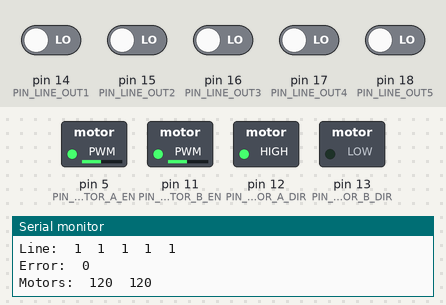
Simulated run of this sketch. Board: Arduino Uno, built with avr-gcc and run on an emulated ATmega328P. Shown: switched loads named in the sketch (green lamp = pin HIGH), the last lines printed to the serial monitor. The test bench sets the inputs (shaded band); at power-on: pin 14 (PIN_LINE_OUT1), pin 15 (PIN_LINE_OUT2), pin 16 (PIN_LINE_OUT3), pin 17 (PIN_LINE_OUT4), pin 18 (PIN_LINE_OUT5) LOW.

Above: at 1.2 s.
1.3 s: pin 14 (PIN_LINE_OUT1) driven HIGH
At 2.3 s:
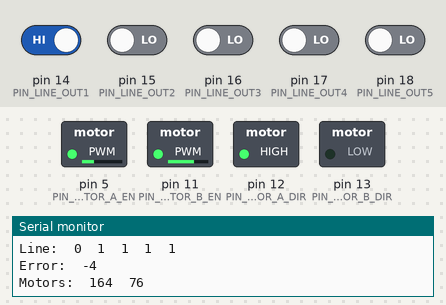
2.8 s: pin 15 (PIN_LINE_OUT2) driven HIGH
At 3.4 s:
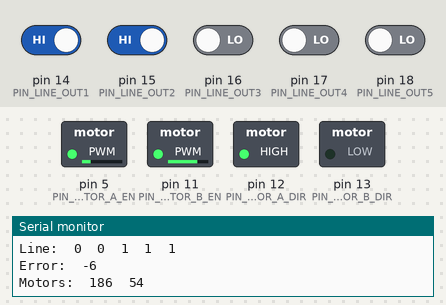
4.3 s: pin 18 (PIN_LINE_OUT5) driven HIGH
At 4.6 s:
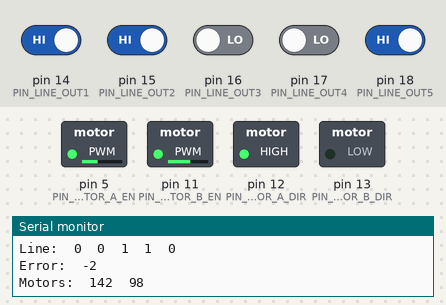
5.8 s: pin 14 (PIN_LINE_OUT1) driven LOW
At 6.9 s:
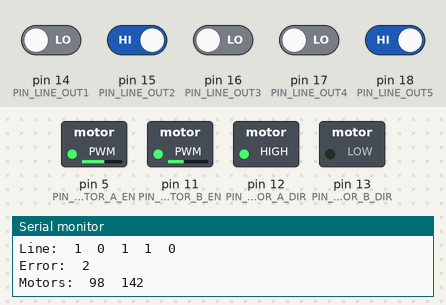
7.3 s: pin 17 (PIN_LINE_OUT4) driven HIGH
At 8.1 s:
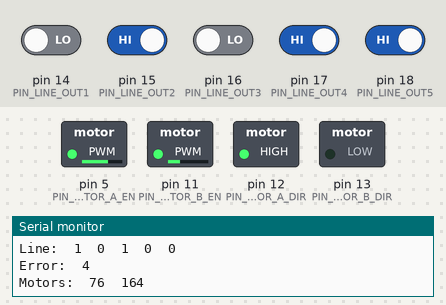
8.8 s: pin 15 (PIN_LINE_OUT2) driven LOW
At 9.2 s:
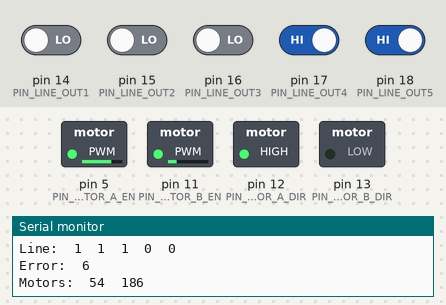
Timing chart, 0 to 11.3 s (numbered marks = the images above; inputs shaded):
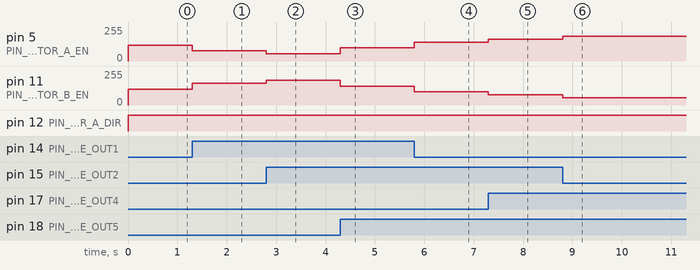

The sketch:

line-follower_digital.ino
```cpp
/*
================================================================================
SMARS robot firmware - line follower (5x IR LED digital reading)
(Screwless/Screwed Modular Assemblable Robotic System)
url: https://www.thingiverse.com/thing:2662828

(c) 2019 - Lubos Jerabek <robotika@lubosjerabek.cz>
================================================================================
*/


#include <Tasker.h>
```

x99_main.ino
```cpp
float pTerm, iTerm, dTerm;
int error;
int previousError;
float kp = 11;
float ki = 0;
float kd = 11;
float output;
int integral, derivative;
int irSensors[] = {PIN_LINE_OUT1, PIN_LINE_OUT2, PIN_LINE_OUT3, PIN_LINE_OUT4, PIN_LINE_OUT5}; // IR sensor pins
int irReadings[5];
int motor1newSpeed;
int motor2newSpeed;
int motor2Speed = 120;
int motor1Speed = 120;
char data[100];

Tasker tasker;

void setup() {
	for (int pin = 0; pin < 5; pin++) {
		int pinNum = irSensors[pin];
		pinMode(pinNum, INPUT);
	}
	pinMode(PIN_MOTOR_A_EN, OUTPUT);
	pinMode(PIN_MOTOR_A_DIR, OUTPUT);
	pinMode(PIN_MOTOR_B_EN, OUTPUT);
	pinMode(PIN_MOTOR_B_DIR, OUTPUT);
	Serial.begin(115200);

	tasker.setInterval(taskDisplay, 200);

}

void loop() {
	tasker.loop();
	readIRSensors();
	calculateError();
	pidCalculations();
	changeMotorSpeed();
}

void readIRSensors() {
	// Read the IR sensors and put the readings in irReadings array
	for (int pin = 0; pin < 5; pin++) {
		int pinNum = irSensors[pin];
		irReadings[pin] = !digitalRead(pinNum);
	}
}

void calculateError() {
	error = (irReadings[0] * 4) + (irReadings[1] * 2) + (irReadings[2] * 0) + (irReadings[3] * -2) + (irReadings[4] * -4);
	if (error == 0 && irReadings[2] == 0 && previousError>0) {
		error = 10;
	} else if (error == 0 && irReadings[2] == 0 && previousError<0) {
		error = -10;
	}
}

void pidCalculations() {
	pTerm = kp * error;
	integral += error;
	iTerm = ki * integral;
	derivative = error - previousError;
	dTerm = kd * derivative;
	output = pTerm + iTerm + dTerm;
	previousError = error;
}

void changeMotorSpeed() {
	// Change motor speed of both motors accordingly
	motor2newSpeed = motor2Speed + output;
	motor1newSpeed = motor1Speed - output;
	// Constrain the new speed of motors to be between the range 0-255
	motor2newSpeed = constrain(motor2newSpeed, 0, 254);
	motor1newSpeed = constrain(motor1newSpeed, 0, 254);
	// Set new speed, and run motors in forward direction
	analogWrite(PIN_MOTOR_A_EN, motor2newSpeed);
	analogWrite(PIN_MOTOR_B_EN, motor1newSpeed);
	digitalWrite(PIN_MOTOR_A_DIR, HIGH);
	digitalWrite(PIN_MOTOR_B_DIR, LOW);
}

void taskDisplay() {
	sprintf(data, "Line:\t%d\t%d\t%d\t%d\t%d", irReadings[0], irReadings[1], irReadings[2], irReadings[3], irReadings[4]);
	Serial.println(data);

	sprintf(data, "Error:\t%d", error);
	Serial.println(data);

	sprintf(data, "Motors:\t%d\t%d\n", motor1newSpeed, motor2newSpeed);
	Serial.println(data);
}
```

x00_config.ino
```cpp
// pins connections
#define PIN_MOTOR_A_EN 5
#define PIN_MOTOR_A_DIR 12
#define PIN_MOTOR_B_EN 11
#define PIN_MOTOR_B_DIR 13

// line leds
#define PIN_LINE_OUT1 14
#define PIN_LINE_OUT2 15
#define PIN_LINE_OUT3 16
#define PIN_LINE_OUT4 17
#define PIN_LINE_OUT5 18
```

Measured:
- after the input at 1.3 s, pin 5 (PIN_MOTOR_A_EN): 120/255 → 76/255 at once; pin 11 (PIN_MOTOR_B_EN): 120/255 → 164/255 at once
- after the input at 2.8 s, pin 5 (PIN_MOTOR_A_EN): 76/255 → 54/255 at once; pin 11 (PIN_MOTOR_B_EN): 164/255 → 186/255 at once
- after the input at 4.3 s, pin 5 (PIN_MOTOR_A_EN): 54/255 → 98/255 at once; pin 11 (PIN_MOTOR_B_EN): 186/255 → 142/255 at once
- after the input at 5.8 s, pin 5 (PIN_MOTOR_A_EN): 98/255 → 142/255 at once; pin 11 (PIN_MOTOR_B_EN): 142/255 → 98/255 at once
- after the input at 7.3 s, pin 5 (PIN_MOTOR_A_EN): 142/255 → 164/255 at once; pin 11 (PIN_MOTOR_B_EN): 98/255 → 76/255 at once
- after the input at 8.8 s, pin 5 (PIN_MOTOR_A_EN): 164/255 → 186/255 at once; pin 11 (PIN_MOTOR_B_EN): 76/255 → 54/255 at once
